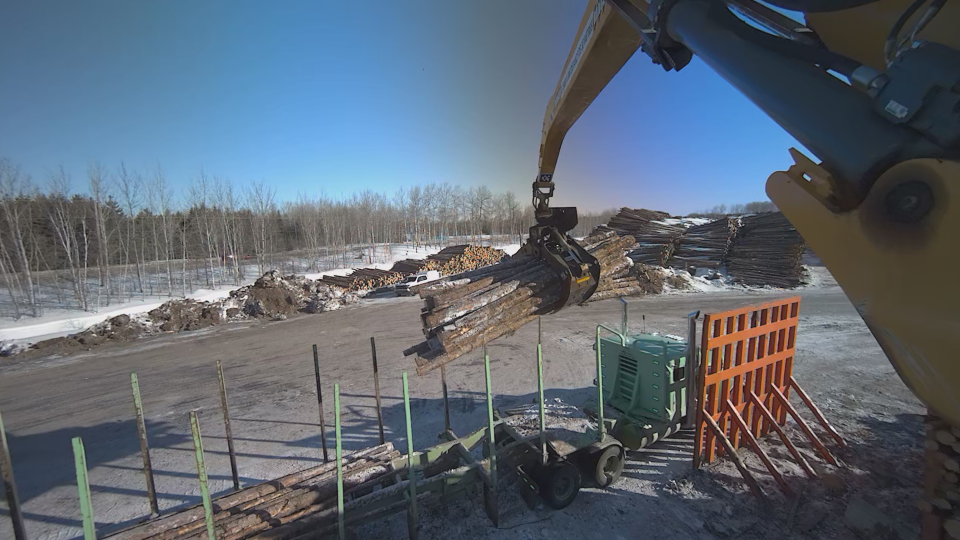
#> input picture left.png, 960 x 540 px, found by its file name
$ python opencv_stereo_1.py
#> lines starting #> are read from the running program, lines starting #| are printed output that depends on the picture; after the words box and inside, x2 and y2 are one past the last pixel; in counts of white or black regions, pixels touching at a corner belong together
import numpy as np
import cv2 as cv
import json
import os

ply_header = '''ply
format ascii 1.0
element vertex %(vert_num)d
property float x
property float y
property float z
property uchar red
property uchar green
property uchar blue
end_header
'''

def write_ply(fn, verts, colors):
    verts = verts.reshape(-1, 3)
    colors = colors.reshape(-1, 3)
    verts = np.hstack([verts, colors])
    with open(fn, 'wb') as f:
        f.write((ply_header % dict(vert_num=len(verts))).encode('utf-8'))
        np.savetxt(f, verts, fmt='%f %f %f %d %d %d ')

def load_params(json_path):
    with open(json_path, 'r') as f:
        data = json.load(f)
        K = np.array(data['K'], dtype=np.float64).reshape(3, 3)
        D = np.array(data['D'], dtype=np.float64)
        R = np.array(data['R'], dtype=np.float64).reshape(3, 3)
        P = np.array(data['P'], dtype=np.float64).reshape(3, 4)
        return K, D, R, P

def main():
    # === Load stereo images ===
    imgL = cv.imread('/path/to/the/left/image/left.png')
#> imgL is the input picture: shape (540, 960, 3); mean B, G, R 115.1, 103.6, 93.5
    imgR = cv.imread('/path/to/the/right/image/right.png')
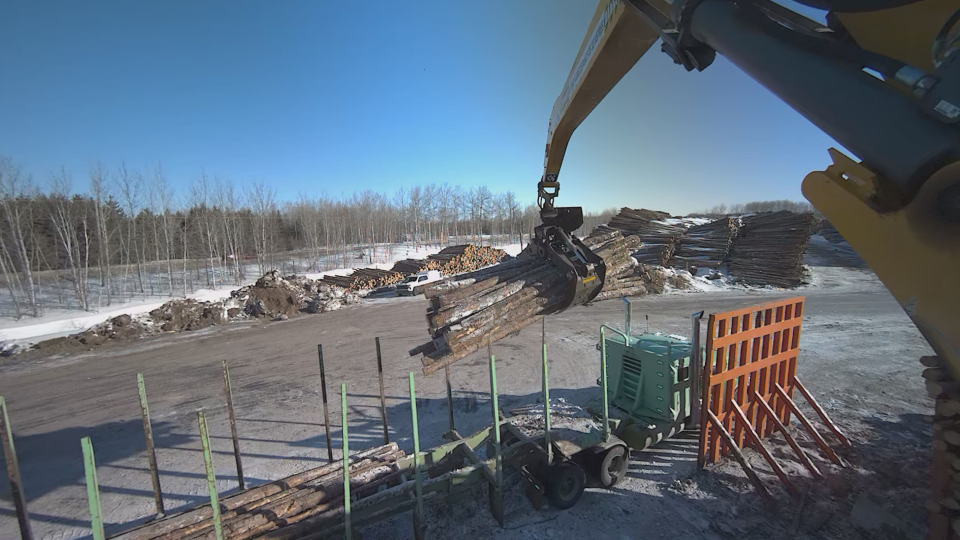
#> input picture right.png, 960 x 540 px, found by its file name
#> imgR is the input picture: shape (540, 960, 3); mean B, G, R 122.3, 109.5, 96.3

    # === Load calibration parameters ===
    K1, D1, R1_raw, P1 = load_params('/path/to/the/left/camera/info/left_camera_info.json')
#> (reads left_camera_info.json from the repository)
    K2, D2, R2_raw, P2 = load_params('/path/to/the/right/camera/info/right_camera_info.json')
#> (reads right_camera_info.json from the repository)

    # === Estimate R and T from P1 and P2 ===
    fx = P1[0, 0]
    Tx = P2[0, 3] / -fx
    R = np.eye(3, dtype=np.float64)
    T = np.array([Tx, 0, 0], dtype=np.float64)
    print(f"Estimated baseline T = {T}")

    # === Get image size ===
    h, w = imgL.shape[:2]
#> h = 540; w = 960

    # === Stereo Rectification ===
    R1, R2, P1_rect, P2_rect, Q, _, _ = cv.stereoRectify(K1, D1, K2, D2, (w, h), R, T, flags=0)
#> R1 = [[1, 0, 0], [0, 1, 0], [0, 0, 1]]; R2 = [[1, 0, 0], [0, 1, 0], [0, 0, 1]]

    # === Rectify images ===
    map1x, map1y = cv.initUndistortRectifyMap(K1, D1, R1, P1_rect, (w, h), cv.CV_32FC1)
    map2x, map2y = cv.initUndistortRectifyMap(K2, D2, R2, P2_rect, (w, h), cv.CV_32FC1)
    imgL_rect = cv.remap(imgL, map1x, map1y, cv.INTER_LINEAR)
    imgR_rect = cv.remap(imgR, map2x, map2y, cv.INTER_LINEAR)

    # === Stereo Matching ===
    stereo = cv.StereoSGBM_create(
        minDisparity=0,
        numDisparities=128,
        blockSize=9,
        P1=8 * 3 * 9 ** 2,
        P2=32 * 3 * 9 ** 2,
        disp12MaxDiff=1,
        uniquenessRatio=10,
        speckleWindowSize=100,
        speckleRange=32
    )
    disp = stereo.compute(imgL_rect, imgR_rect).astype(np.float32) / 16.0
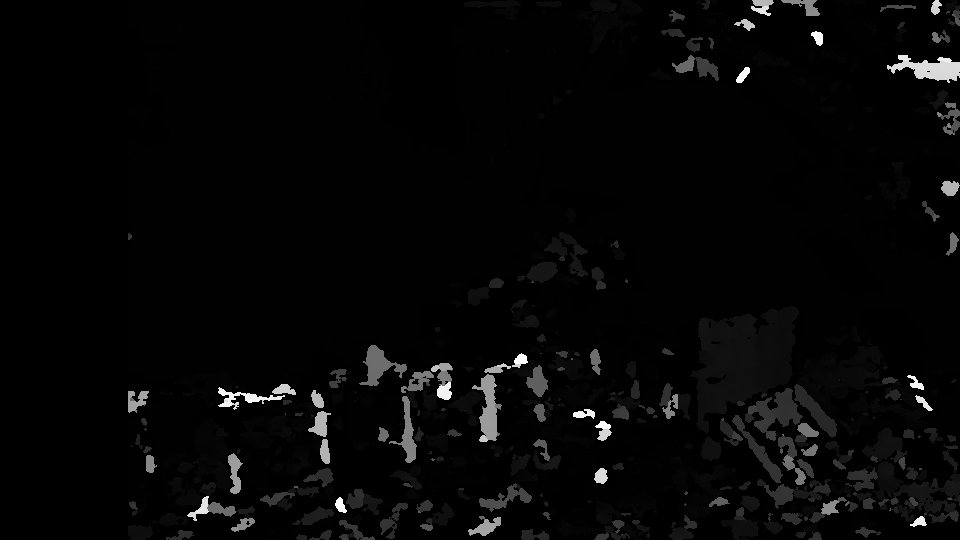
#> disp: shape (540, 960) float32; min -1, max 127, mean 2.5; drawn with min black and max white

    # === Reproject to 3D ===
    points = cv.reprojectImageTo3D(disp, Q)
#> points: shape (540, 960, 3) float32; 44.26% of the values are NaN or infinite; the others: min -76.22, max 96.7, mean -8.66

    colors = cv.cvtColor(imgL_rect, cv.COLOR_BGR2RGB)
    mask = disp > disp.min()
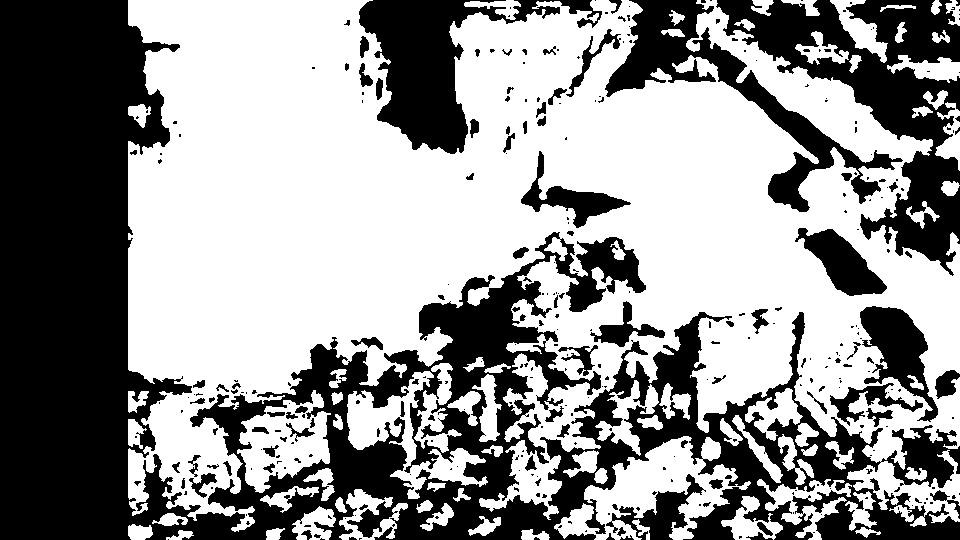
#> mask: shape (540, 960) bool; 58.1% white; 330 black regions (233 under 20 px), largest, box (x1, y1, x2, y2) and area: (0, 0, 960, 540) 148643, (716, 0, 960, 276) 22442, (359, 0, 602, 154) 13024

    # === Remove NaNs and Infs ===
    points_filtered = points[mask]
    colors_filtered = colors[mask]
    print(points_filtered.shape)
#| (301257, 3)
    valid_mask = np.isfinite(points_filtered).all(axis=1)
    out_points = points_filtered[valid_mask]
    out_colors = colors_filtered[valid_mask]

    # === Save point cloud ===
    output_folder = '/output/point_cloud/folder/path'
    os.makedirs(output_folder, exist_ok=True)
    out_fn = os.path.join(output_folder, 'point_cloud_name.ply')
    write_ply(out_fn, out_points, out_colors)
    print(f'{out_fn} saved.')

    # === Show results ===
    cv.imshow('Left Image (Rectified)', imgL_rect)
    cv.imshow('Disparity', (disp - disp.min()) / (disp.max() - disp.min()))
    cv.waitKey(0)
    cv.destroyAllWindows()

if __name__ == '__main__':
    main()
